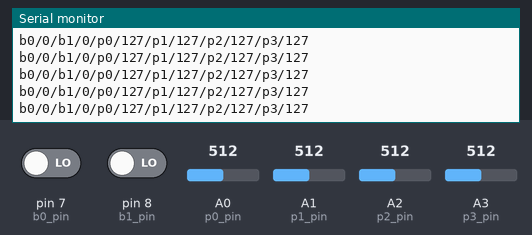
The sketch below on a simulated Arduino Uno, built with avr-gcc and run on an emulated ATmega328P. On the bench: the last lines printed to the serial monitor. The inputs (shaded band) are chosen by the test bench; at power-on: A0 (p0_pin) = 512, A1 (p1_pin) = 512, A2 (p2_pin) = 512, pin 7 (b0_pin) LOW, pin 8 (b1_pin) LOW, A3 (p3_pin) = 512.

Above: at 1.2 s.
1.3 s: A0 (p0_pin) set to 419
At 1.9 s:
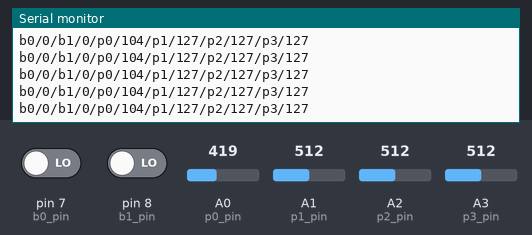
4.3 s: A0 (p0_pin) set to 394
At 5.2 s:
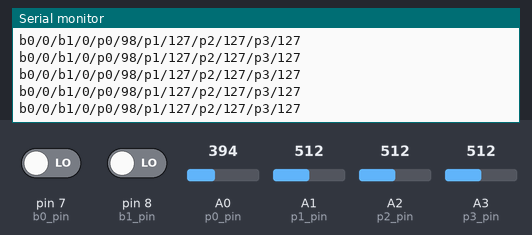
7.3 s: A1 (p1_pin) set to 419
At 8.4 s:
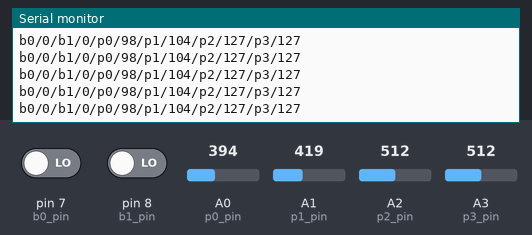
10.3 s: A1 (p1_pin) set to 386
At 10.8 s:
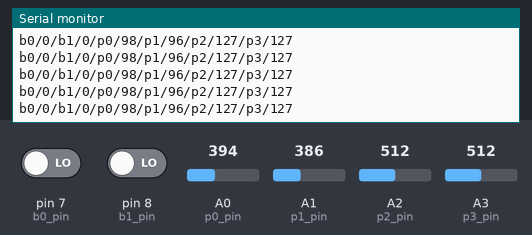
13.3 s: A2 (p2_pin) set to 417
At 13.9 s:
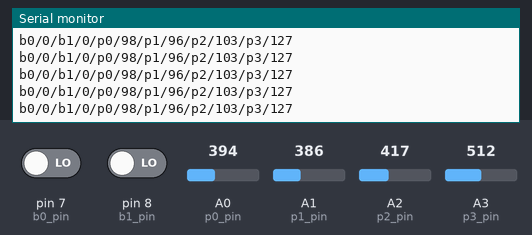
14.8 s: A2 (p2_pin) set to 386
At 15.5 s:
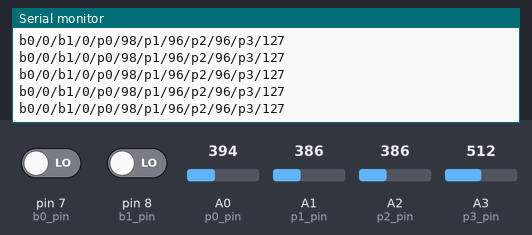
Timing chart, 0 to 17.3 s (numbered marks = the images above; inputs shaded):
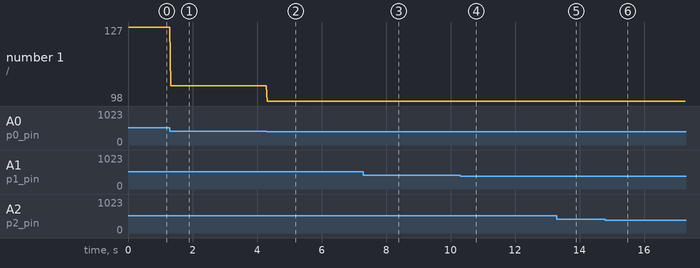

Measured:
- after the input at 1.3 s, the serial monitor: prints a new line at once (image 1)
- after the input at 4.3 s, the serial monitor: prints a new line at once (image 2)
- after the input at 7.3 s, the serial monitor: prints a new line at once (image 3)
- after the input at 10.3 s, the serial monitor: prints a new line at once (image 4)
- after the input at 13.3 s, the serial monitor: prints a new line at once (image 5)
- after the input at 14.8 s, the serial monitor: prints a new line at once (image 6)
- plotted number 1: 127 → 104 after the input at 1.3 s, 104 → 98 after the input at 4.3 s

The sketch:

lamp_tx.ino
```cpp
// Description: Senic Lamp Control Panel Transmitter
// Author:      Ibrahim

#include <SoftwareSerial.h>
SoftwareSerial serial_uart(0, 1);

int p0_pin = A0;
int p1_pin = A1;
int p2_pin = A2;
int p3_pin = A3;
int b0_pin = 7 ;
int b1_pin = 8;

void setup() {
  Serial.begin(19200);
  serial_uart.begin(19200);

  pinMode(b0_pin, INPUT);
  pinMode(b1_pin, INPUT);
  pinMode(p0_pin, INPUT);
  pinMode(p1_pin, INPUT);
  pinMode(p2_pin, INPUT);
  pinMode(p3_pin, INPUT);

  Serial.println("Senic Lamp Control Panel Transmitter");
}

void loop() {
  String b0_str = String(digitalRead(b0_pin), DEC);
  String b1_str = String(digitalRead(b1_pin), DEC);

  String p0_str = String(map(analogRead(p0_pin), 0, 1023, 0, 255), DEC);
  String p1_str = String(map(analogRead(p1_pin), 0, 1023, 0, 255), DEC);
  String p2_str = String(map(analogRead(p2_pin), 0, 1023, 0, 255), DEC);
  String p3_str = String(map(analogRead(p3_pin), 0, 1023, 0, 255), DEC);

  Serial.println("b0/" + b0_str + "/b1/" + b1_str + "/p0/" + p0_str + "/p1/" + p1_str + "/p2/" + p2_str + "/p3/" + p3_str );
  serial_uart.println("b0/" + b0_str + "/b1/" + b1_str + "/p0/" + p0_str + "/p1/" + p1_str + "/p2/" + p2_str + "/p3/" + p3_str );
}
```
